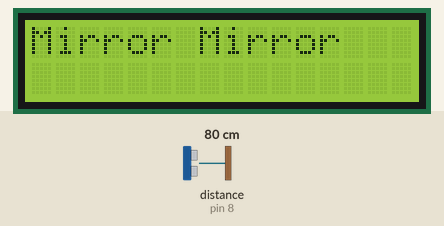
Bench run of a sketch on a simulated Arduino Uno, built with avr-gcc and run on an emulated ATmega328P. Shown: 16×2 character LCD. Wiring (inferred from the names in the program): ultrasonic range finder: trigger pin 9; echo pin 8. The test bench sets the inputs (shaded band); at power-on: distance to the obstacle (sensor on pin 8) 80 cm. The echo pulse lasts 58.3 µs per cm; random numbers use the default seed unless the sketch sets one; what the sketch prints to the serial monitor is not drawn.

Above: at 1.3 s.
1.4 s: distance to the obstacle (sensor on pin 8) set to 2 cm
At 9.7 s:
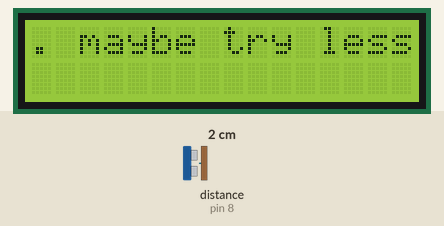
10.2 s: distance to the obstacle (sensor on pin 8) set to 250 cm
At 11.8 s:
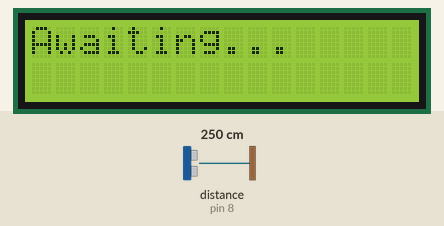
12.1 s: distance to the obstacle (sensor on pin 8) set to 9 cm
At 12.38 s:
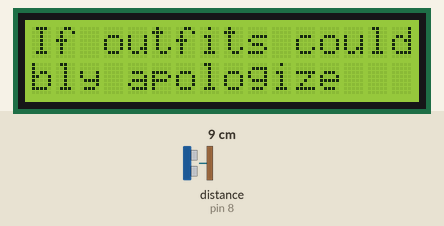
19.3 s: distance to the obstacle (sensor on pin 8) set to 299 cm
At 23.1 s:
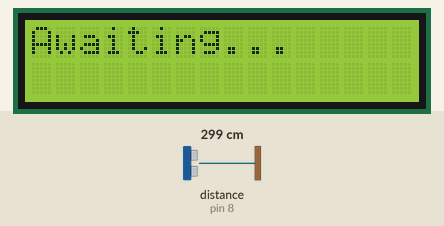

Measured:
- after the input at 1.4 s, the display: first changes after 0.34 s (image 1 shows a later state)
- after the input at 10.2 s, the display: changes after 0.47 s (image 2)

The sketch:

test1.ino
```cpp
#include <Wire.h>
#include <LiquidCrystal_I2C.h>

// Initialize LCD at I2C address 0x27
LiquidCrystal_I2C lcd(0x27, 16, 2);

// Define pin connections
const int trigPin = 9;        // Ultrasonic sensor Trigger pin
const int echoPin = 8;        // Ultrasonic sensor Echo pin
const int detectionDistance = 60;  // Detection range in cm

// Compliments list (shortened to save memory)
const char* compliments[] = {
    "You are almost photogenic in low lighting",
    "You are bright like a black hole",
    "Are you a meme? Because I laugh at you, not with you",
    "Did you wake up like that or was it a choice?",
    "If looks could kill, you'd only mildly injure",
    "You have that unique look... only a mirror can appreciate",
    "I would say you're stylish, but I might actually crack",
    "If outfits could talk, yours would probably apologize",
    "You look like you spent hours... maybe try less",
    "You look like a background character in your own life",
    "Simply a disappointment!",
    "I'm just a reflection of you!"
};

// Variables
int complimentIndex = -1; // -1 indicates no compliment displayed
bool personDetected = false;
unsigned long lastDisplayTime = 0;
const unsigned long displayInterval = 3000;  // Delay to hold compliment (3 seconds)
const unsigned long resetInterval = 5000;   // 5 seconds to reset to "Mirror Mirror"

void setup() {
    Serial.begin(9600);        // Start Serial Monitor
    lcd.init();                // Initialize LCD
    lcd.backlight();           // Turn on the LCD backlight
    delay(100);                // Delay to allow LCD to initialize
    lcd.clear();
    lcd.setCursor(0, 0);
    lcd.print("Mirror Mirror");
    delay(1);

    // Seed the random number generator
    randomSeed(analogRead(A0));

    // Configure ultrasonic sensor pins
    pinMode(trigPin, OUTPUT);
    pinMode(echoPin, INPUT);
}

void loop() {
    // Measure distance from ultrasonic sensor
    long distance = measureDistance();
    Serial.println(distance);

    // Check if a person is in range
    if (distance < detectionDistance) {
        if (!personDetected) {  // Only trigger if a person was not previously detected
            personDetected = true;
            complimentIndex = random(0, sizeof(compliments) / sizeof(compliments[0])); // Select a random compliment
            displayScrollingText(compliments[complimentIndex]); // Display compliment with scrolling
            lastDisplayTime = millis();
        }
    } else {
        // Reset when person leaves range
        if (personDetected) {
            personDetected = false;
            lcd.clear();
            lcd.setCursor(0, 0);
            lcd.print("Awaiting...");
            lastDisplayTime = millis(); // Reset timer for "Awaiting..." state
        } else if (millis() - lastDisplayTime > resetInterval) {
            // After 10 seconds in "Awaiting..." state, go back to "Mirror Mirror"
            lcd.clear();
            lcd.setCursor(0, 0);
            lcd.print("Mirror Mirror");
            delay(1000); // Small delay to avoid rapid changes
        }
    }

    delay(500); // Delay to prevent rapid looping
}

// Function to measure distance using ultrasonic sensor
long measureDistance() {
    digitalWrite(trigPin, LOW);
    delayMicroseconds(2);
    digitalWrite(trigPin, HIGH);
    delayMicroseconds(10);
    digitalWrite(trigPin, LOW);

    long duration = pulseIn(echoPin, HIGH);
    long distance = duration * 0.034 / 2; // Convert duration to distance in cm
    return distance;
}

// Function to display a scrolling compliment on the LCD
void displayScrollingText(const char* text) {
    int textLength = strlen(text);

    // Scroll text if it’s longer than 16 characters
    if (textLength > 16) {
        for (int i = 0; i < textLength - 15; i++) {
            lcd.clear();
            lcd.setCursor(0, 0);
            lcd.print(text + i);
            delay(200); // Adjust scroll speed as needed
        }
    } else {
        // If text is short, display it without scrolling
        lcd.clear();
        lcd.setCursor(0, 0);
        lcd.print(text);
    }
}
```
